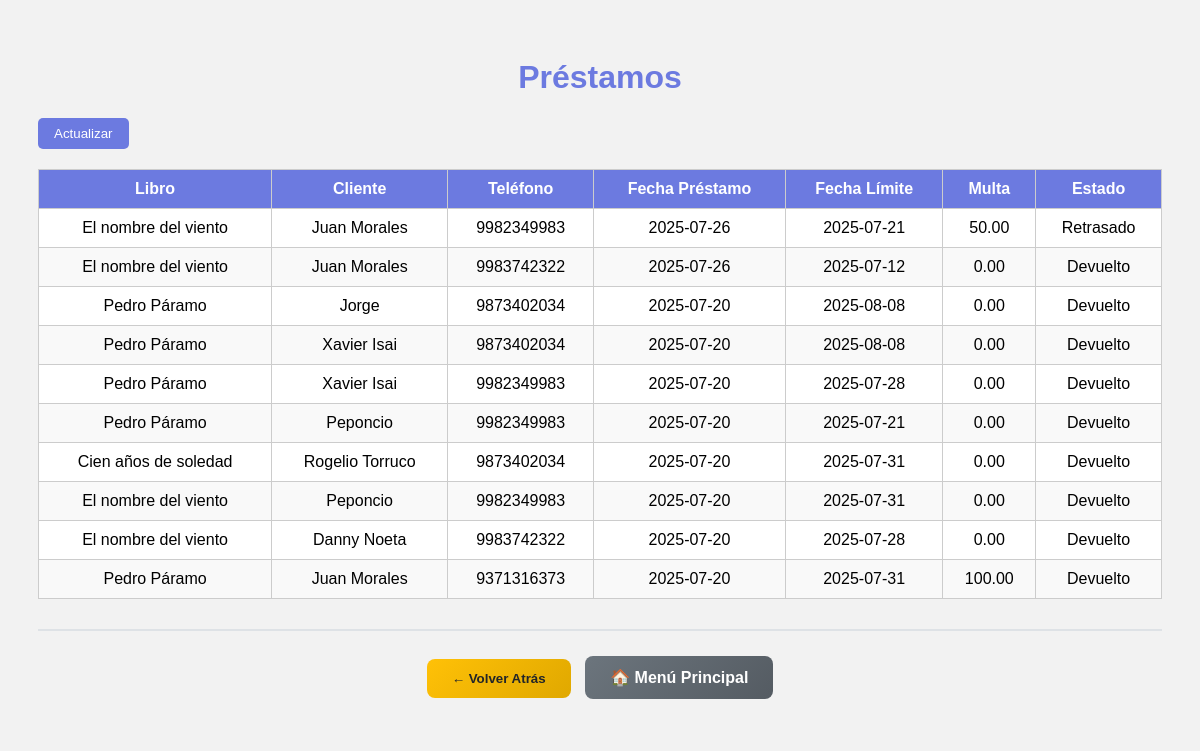
The page /empleadoPrestamo.php on the database its author committed.
### tables this page shows
CREATE TABLE `prestamos` (
  `id` int(11) NOT NULL,
  `cliente_nombre` varchar(100) DEFAULT NULL,
  `cliente_telefono` varchar(20) DEFAULT NULL,
  `empleado_id` int(11) DEFAULT NULL,
  `fecha_prestamo` date DEFAULT NULL,
  `fecha_limite` date DEFAULT NULL,
  `fecha_devolucion` date DEFAULT NULL,
  `multa` decimal(10,2) DEFAULT NULL,
  `estado` varchar(20) DEFAULT NULL,
  `libro_ID` int(11) DEFAULT NULL
);

CREATE TABLE `libros` (
  `id` int(11) NOT NULL,
  `titulo` varchar(200) NOT NULL,
  `isbn` varchar(20) DEFAULT NULL,
  `año_publicacion` int(11) DEFAULT NULL,
  `edicion` varchar(50) DEFAULT NULL,
  `idioma` varchar(50) DEFAULT NULL,
  `sinopsis` text DEFAULT NULL,
  `num_paginas` int(11) DEFAULT NULL,
  `portada_url` varchar(200) DEFAULT NULL,
  `formato` varchar(50) DEFAULT NULL,
  `estado` varchar(20) DEFAULT NULL,
  `precio_venta` decimal(10,2) DEFAULT NULL,
  `precio_alquiler` decimal(10,2) DEFAULT NULL,
  `stock_total` int(11) DEFAULT NULL,
  `stock_disponible` int(11) DEFAULT NULL,
  `editorial_id` int(11) DEFAULT NULL,
  `autor_id` int(11) DEFAULT NULL,
  `categoria_id` int(11) DEFAULT NULL
);

### empleadoPrestamo.php (the view, shortened to what this page needs)
<?php
include 'conexion.php';
$consulta = "SELECT p.*, l.titulo FROM prestamos p LEFT JOIN libros l ON p.libro_id = l.id ORDER BY p.fecha_prestamo DESC";
$resultado = mysqli_query($enlace, $consulta);
?>
<!DOCTYPE html>
<html lang="es">
<head>
</head>
<body>
    <h1>Préstamos</h1>
    <table>
        <thead>
            <tr>
                <th>Libro</th>
                <th>Cliente</th>
                <th>Teléfono</th>
                <th>Fecha Préstamo</th>
                <th>Fecha Límite</th>
                <th>Multa</th>
                <th>Estado</th>
            </tr>
        </thead>
        <tbody>
            <?php while ($prestamo = mysqli_fetch_assoc($resultado)) : ?>
                <tr>
                    <td><?= htmlspecialchars($prestamo['titulo'] ?? '') ?></td>
                    <td><?= htmlspecialchars($prestamo['cliente_nombre']) ?></td>
                    <td><?= htmlspecialchars($prestamo['cliente_telefono']) ?></td>
                    <td><?= htmlspecialchars($prestamo['fecha_prestamo']) ?></td>
                    <td><?= htmlspecialchars($prestamo['fecha_limite']) ?></td>
                    <td><?= htmlspecialchars($prestamo['multa']) ?></td>
                    <td><?= htmlspecialchars($prestamo['estado']) ?></td>
                </tr>
            <?php endwhile; ?>
        </tbody>
        <form method="GET" style="margin-bottom: 15px;">
    <button type="submit" style="padding: 8px 16px; background:#6c7ae0; color:#fff; border:none; border-radius:5px; cursor:pointer;">
        Actualizar
    </button>
</form>
    </table>
<div style="text-align: center; margin: 30px 0; padding: 20px; border-top: 2px solid #dee2e6;">
    <button onclick="history.back()" style="background: linear-gradient(135deg, #ffc107, #e0a800); color: #212529; border: none; padding: 12px 25px; border-radius: 8px; margin: 5px; font-weight: bold; cursor: pointer;" title="Volver a la página anterior">
        ← Volver Atrás
    </button>
    <a href="comienzo.php" style="background: linear-gradient(135deg, #6c757d, #545b62); color: white; padding: 12px 25px; text-decoration: none; border-radius: 8px; margin: 5px; display: inline-block; font-weight: bold;">
        🏠 Menú Principal
    </a>
</div>
</body>
</html>

### empleadoPrestamo.php (style rules this page uses)
body { background: #f2f2f2; font-family: Arial, sans-serif; padding: 30px; }
table { width: 100%; border-collapse: collapse; margin-top: 20px; background: #fff; }
th, td { padding: 10px; border: 1px solid #ccc; text-align: center; }
th { background: #6c7ae0; color: #fff; }
tr:nth-child(even) { background: #f9f9f9; }
h1 { color: #6c7ae0; text-align: center; }

### rows shown on the page
prestamos: libro_ID.titulo "El nombre del viento", cliente_nombre "Juan Morales", cliente_telefono "9982349983", fecha_prestamo "2025-07-26", fecha_limite "2025-07-21", multa "50.00", estado "Retrasado"
prestamos: libro_ID.titulo "El nombre del viento", cliente_nombre "Juan Morales", cliente_telefono "9983742322", fecha_prestamo "2025-07-26", fecha_limite "2025-07-12", multa "0.00", estado "Devuelto"
prestamos: libro_ID.titulo "Pedro Páramo", cliente_nombre "Jorge", cliente_telefono "9873402034", fecha_prestamo "2025-07-20", fecha_limite "2025-08-08", multa "0.00", estado "Devuelto"
prestamos: libro_ID.titulo "Pedro Páramo", cliente_nombre "Xavier Isai", cliente_telefono "9873402034", fecha_prestamo "2025-07-20", fecha_limite "2025-08-08", multa "0.00", estado "Devuelto"
prestamos: libro_ID.titulo "Pedro Páramo", cliente_nombre "Xavier Isai", cliente_telefono "9982349983", fecha_prestamo "2025-07-20", fecha_limite "2025-07-28", multa "0.00", estado "Devuelto"
prestamos: libro_ID.titulo "Pedro Páramo", cliente_nombre "Peponcio", cliente_telefono "9982349983", fecha_prestamo "2025-07-20", fecha_limite "2025-07-21", multa "0.00", estado "Devuelto"
prestamos: libro_ID.titulo "Cien años de soledad", cliente_nombre "Rogelio Torruco", cliente_telefono "9873402034", fecha_prestamo "2025-07-20", fecha_limite "2025-07-31", multa "0.00", estado "Devuelto"
prestamos: libro_ID.titulo "El nombre del viento", cliente_nombre "Peponcio", cliente_telefono "9982349983", fecha_prestamo "2025-07-20", fecha_limite "2025-07-31", multa "0.00", estado "Devuelto"
prestamos: libro_ID.titulo "El nombre del viento", cliente_nombre "Danny Noeta", cliente_telefono "9983742322", fecha_prestamo "2025-07-20", fecha_limite "2025-07-28", multa "0.00", estado "Devuelto"
prestamos: libro_ID.titulo "Pedro Páramo", cliente_nombre "Juan Morales", cliente_telefono "9371316373", fecha_prestamo "2025-07-20", fecha_limite "2025-07-31", multa "100.00", estado "Devuelto"
